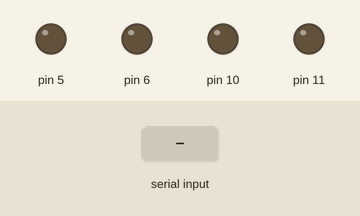
This program was run on a simulated Arduino Uno, built with avr-gcc and run on an emulated ATmega328P. On the bench: output pins drawn as LEDs (lit = HIGH). The test bench sets the inputs (shaded band).

Above: at 1.2 s.
1.3 s: "F" received over Serial
At 2.44 s:
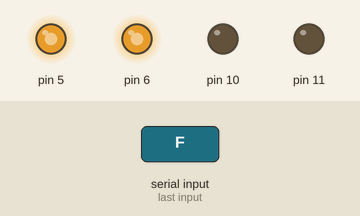
3.9 s: "L" received over Serial
At 5.04 s:
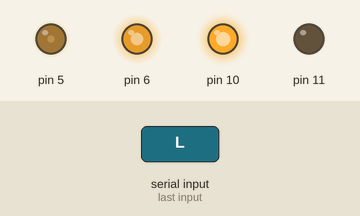
6.5 s: "R" received over Serial
At 7.64 s:
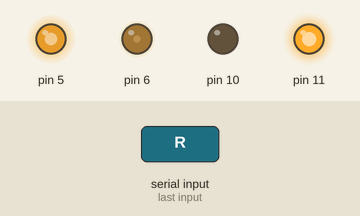
9.1 s: "B" received over Serial
At 10.24 s:
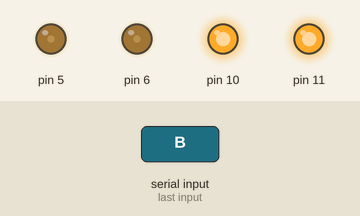
Timing chart, 0 to 12.1 s (numbered marks = the images above; inputs shaded):
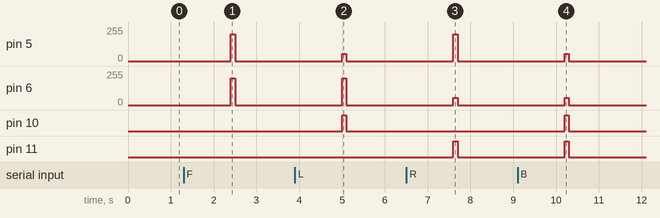

Measured:
- after the input at 1.3 s, pin 5, pin 6: 0/255 → 200/255 after 1.1 s, → 0/255 0.10 s later
- after the input at 3.9 s, pin 5: 0/255 → 55/255 after 1.1 s, → 0/255 0.10 s later; pin 6: 0/255 → 200/255 after 1.1 s, → 0/255 0.10 s later; pin 10: LOW → HIGH after 1.1 s, → LOW 0.10 s later
- after the input at 6.5 s, pin 5: 0/255 → 200/255 after 1.1 s, → 0/255 0.10 s later; pin 6: 0/255 → 55/255 after 1.1 s, → 0/255 0.10 s later; pin 11: LOW → HIGH after 1.1 s, → LOW 0.10 s later
- after the input at 9.1 s, pin 5, pin 6: 0/255 → 55/255 after 1.1 s, → 0/255 0.10 s later; pin 10, pin 11: LOW → HIGH after 1.1 s, → LOW 0.10 s later

The program:

main.cpp
```cpp
/*
 * Communication avec le robot par un module bluetooth BT-06
 * Le robot reçoit 3 octets
 * octet1 : mode
 * octet2 : vitesse
 * octet3 : écart
 * Connexion Rx et Tx sur les broches 0 et 1
 */

 #include "Arduino.h"
 #include <MotorsIboum17.h>

 MotorsIboum17 bot;      // Objet qui permet de commander les mouvements du robot
 byte receivedData[3];   // Tableau de 3 octets


 void setup()
 {
 // Add your initialization code here
   Serial.begin(9600);  // Lancement de la communication série à 9600 bits par seconde
 }

 // The loop function is called in an endless loop
 void loop()
 {
 //Add your repeated code here
   // Si des données arrivent sur le port série
   if(Serial.available()) {
     Serial.readBytes(receivedData,3);  // Lire 3 octets et les enregistrer dans un tableau

   }
   // La case 0 du tableau receivedData contient un caractère qui coorespond à une commande
   // Exécuter un cas selon le caractère reçu
   switch (receivedData[0]) {
   case 'F':              	// Si le caractère reçu est un F
     bot.forward(200);	// Faire avancer le robot
     break;				// Instruction qui permet de sortir de la structure de décision switch. A ne pas oublier
   case 'L':
     bot.rotateLeft();
     break;
   case 'R':
     bot.rotateRight();
     break;
   case 'B':
     bot.reverse(200);
     break;
   default :				// Si le caractère reçu ne correspond à aucun des cas précédent (cas par défaut)
     bot.forward(0);		// arrêter le robot

     break;
   }
   Serial.flush();			// Vider le buffer du port série
   receivedData[0] = 'S';  // Initialiser la commande à 'S'
   delay(100);

 }
```
